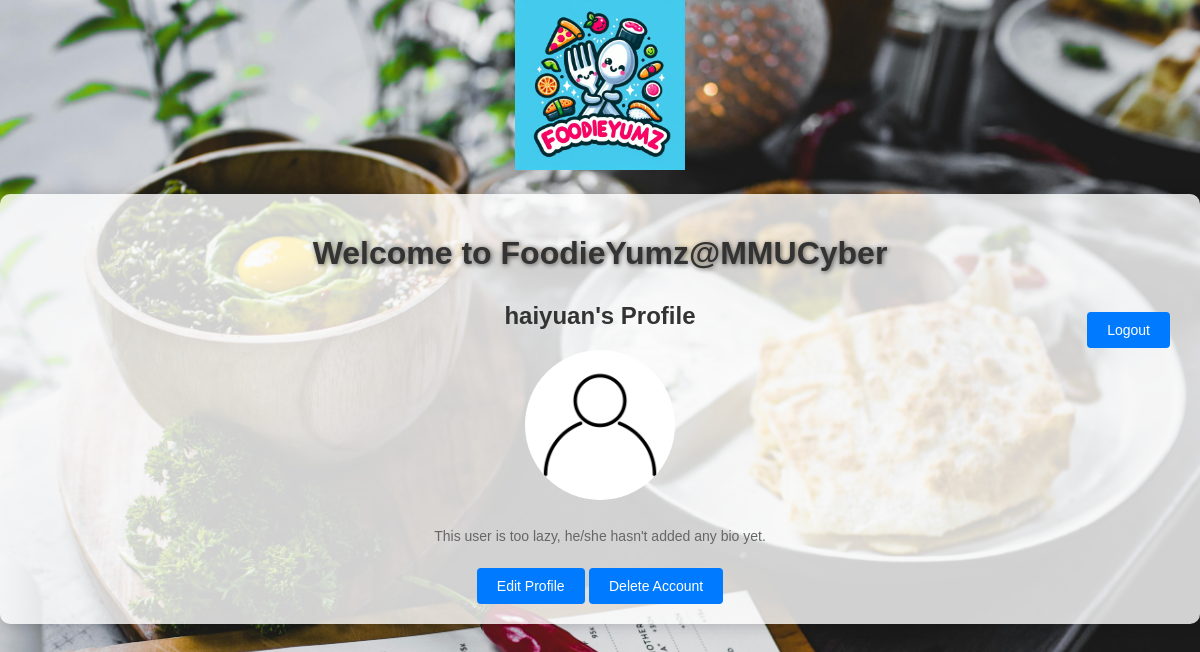
The page /home (signed in) on the database as committed earlier.
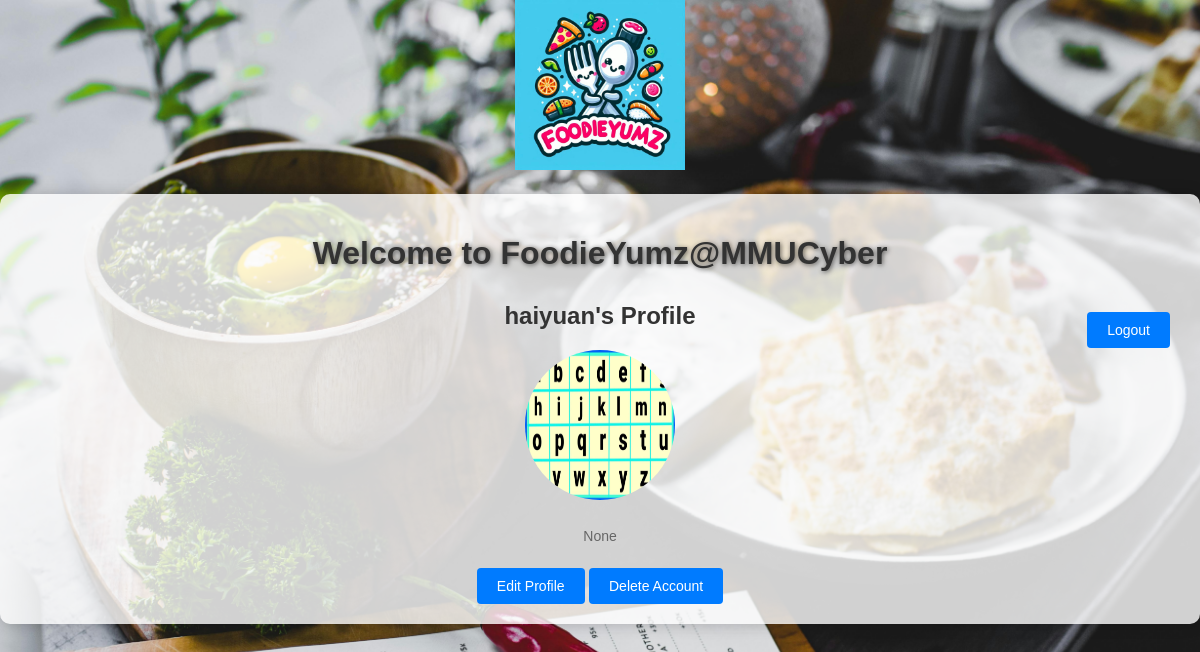
The same page on the database as committed later.
### main.py (models this page shows, shortened)
class User(UserMixin, db.Model):
    id = db.Column(db.Integer, primary_key=True)
    username = db.Column(db.String(150), unique=True, nullable=False)
    email = db.Column(db.String(150), unique=True, nullable=False)
    password = db.Column(db.String(150), nullable=False)
    profile_picture = db.Column(db.String(255), default='static/images/user_default_icon.jpg')
    bio = db.Column(db.String(255), default="This user is too lazy, he/she hasn't added any bio yet.")

### main.py (the view)
@app.route('/home')
def home():
    return render_template('home.html')

### main.py (called while the page is built)
@login_manager.user_loader
def load_user(user_id):
    return User.query.get(int(user_id))

@app.context_processor
def inject_user():
    return dict(current_user=current_user)

### templates/home.html (shortened to what this page needs)
<!DOCTYPE html>
<html lang="en">
<head>
</head>
<body>
    <header>
        <div class="logo-container">
                <img style="width: 170px; height: auto" src="{{ url_for('static', filename='images/foodieyumz_logo.jpg') }}" alt="Website Logo" class="logo">
        </div>
    </header>
    <div class="container">
        <h1>Welcome to FoodieYumz@MMUCyber</h1>
        {% if current_user.is_authenticated %}
            <div class="profile-container">
                <a href="{{ url_for('logout') }}" class="logout-button">Logout</a>
                <h2>{{ current_user.username }}'s Profile</h2>
                <img src="{{ current_user.profile_picture or url_for('static', filename='images/user_default_icon.jpg') }}" alt="Profile Picture">
                <p>{{ current_user.bio or "This user is too lazy. He/She hasn't written a bio yet." }}</p>
                <a href="{{ url_for('edit_profile') }}">Edit Profile</a>
                <a href="#" id="deleteAccountButton" class="btn btn-danger">Delete Account</a>
            </div>
        {% else %}
            <div class="button-container">
                <a href="{{ url_for('login') }}">Log In</a>
                <a href="{{ url_for('signup') }}">Sign Up</a>
            </div>
        {% endif %}
    </div>
</body>
</html>

### templates/home.html (style rules this page uses)
body { font-family: Arial, sans-serif; background-image: url('static/images/home_background.jpg'); background-size: cover; background-position: center center; background-repeat: no-repeat; margin: 0; padding: 0; height: 100vh; }
.container { max-width: 1200px; margin: 0 auto; padding: 20px; background: rgba(255, 255, 255, 0.8); border-radius: 10px; box-shadow: 0 0 15px rgba(0, 0, 0, 0.2); }
h1 { color: #333; text-align: center; margin-bottom: 20px; text-shadow: 1px 1px 5px rgba(0, 0, 0, 0.6); }
.profile-container { position: relative; margin-top: 30px; text-align: center; }
.profile-container img { width: 150px; height: 150px; border-radius: 50%; margin-bottom: 10px; }
.profile-container h2 { color: #333; }
.profile-container p { font-size: 14px; color: #666; }
.profile-container a { display: inline-block; padding: 10px 20px; font-size: 14px; color: #fff; background-color: #007bff; text-decoration: none; border-radius: 4px; transition: background-color 0.3s ease; }
.logout-button { position: absolute; top: 10px; right: 10px; background-color: #dc3545; color: #fff; padding: 5px 10px; border-radius: 4px; text-decoration: none; }
.btn { display: inline-block; padding: 10px 20px; margin-top: 10px; border: none; border-radius: 4px; cursor: pointer; }
.btn-danger { background-color: #dc3545; color: white; }
header { text-align: center; margin-bottom: 20px; }
header .logo { width: 170px; height: auto; }

Rows that differ between the two databases and show on the page:
changed User "haiyuan": profile_picture: picture added in place of a placeholder; bio "This user is too lazy, he/she hasn't added any bio yet." → "None"
